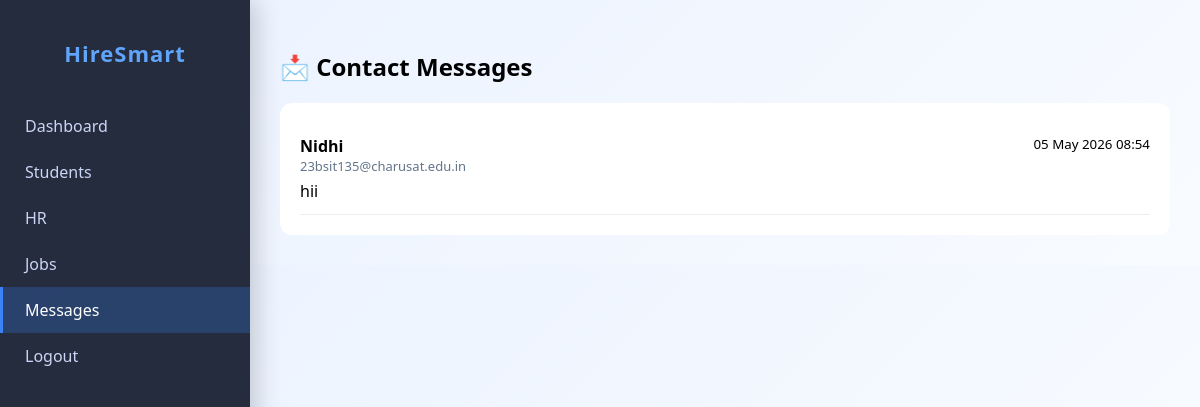
The page /admin-messages/ (signed in) on the database its author committed.
### accounts/models.py (models this page shows, shortened)
class ContactMessage(models.Model):
    name = models.CharField(max_length=100)
    email = models.EmailField()
    message = models.TextField()
    created_at = models.DateTimeField(auto_now_add=True)

### accounts/views.py (the view)
# urls.py: path('admin-messages/', views.admin_messages, name='admin_messages'),
def admin_messages(request):
    if not request.user.is_authenticated or not request.user.is_superuser:
        return redirect('admin_login')
    messages = ContactMessage.objects.all().order_by('-created_at')
    return render(request, 'admin_messages.html', {
        'messages': messages
    })

### accounts/templates/admin_messages.html
{% extends 'base_admin.html' %}
{% block content %}
<h2>📩 Contact Messages</h2>
<div style="background:white; padding:20px; border-radius:12px;">
    {% for m in messages %}
        <div style="
            border-bottom:1px solid #eee;
            padding:12px 0;
        ">
            <div style="display:flex; justify-content:space-between;">
                <strong>{{ m.name }}</strong>
                <small>{{ m.created_at|date:"d M Y H:i" }}</small>
            </div>
            <div style="color:#64748b; font-size:13px;">
                {{ m.email }}
            </div>
            <div style="margin-top:5px;">
                {{ m.message }}
            </div>
        </div>
    {% empty %}
        <p>No messages yet</p>
    {% endfor %}
</div>
{% endblock %}

### accounts/templates/base_admin.html (style rules this page uses)
body { margin:0; font-family: 'Segoe UI', sans-serif; background:linear-gradient(135deg,#eaf2ff,#f8fbff); }

### rows shown on the page
ContactMessage: name "Nidhi", created_at "05 May 2026 08:54", email "23bsit135@charusat.edu.in", message "hii"
